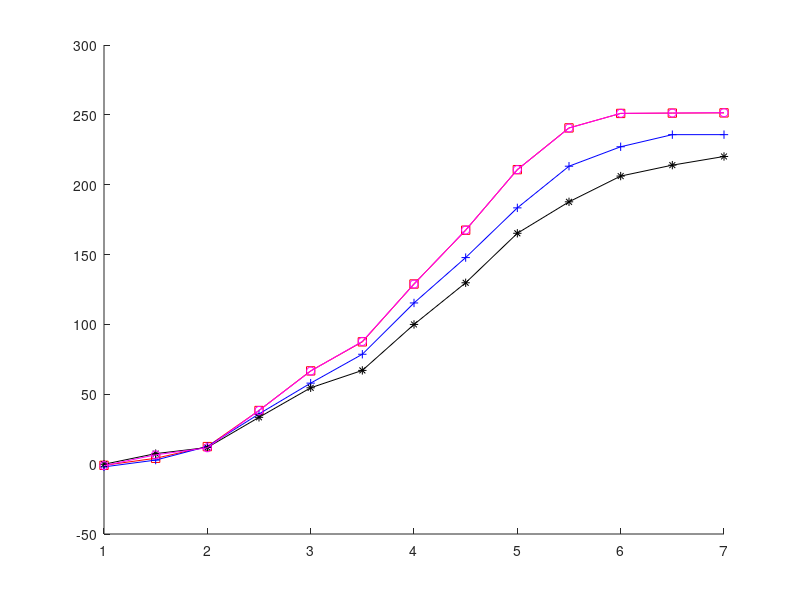

The MATLAB script that drew this image: (Note: this script raises an error after producing the figure.)


mm1=zeros(5,4);
mm2=zeros(5,4);
mm3=zeros(5,4);
mm4=zeros(5,4);
mm5=zeros(5,4);
mm6=zeros(5,4);
mm7=zeros(5,4);
mm8=zeros(5,4);
mm9=zeros(5,4);
mm10=zeros(5,4);
mm11=zeros(5,4);
mm12=zeros(5,4);
mm13=zeros(5,4);


mm1(1,:)=[ -0.67503 -2.2818  -2.4563  -2.2583];
mm2(1,:) =[  0.68628  -2.3269  10.485  11.569];
mm3(1,:) =[14.2452   14.2656   12.8505   13.4271];
mm4(1,:) =[38.2586   35.4161   34.7358   38.6286];
mm5(1,:) =[64.5761   53.5531   53.3826   64.3269];
mm6(1,:) =[85.2745   76.5619   66.5323   86.0105];
mm7(1,:) =[124.5263   110.1307   97.9565   124.1132];
mm8(1,:) =[167.9711   152.9445   134.634   168.1492];

mm9(1,:) =[208.5248   184.9013   167.0689   208.6464];

mm10(1,:) =[238.6307   213.8367   187.2211   238.8843];

mm11(1,:) =[254.1541   227.4504   216.7168   254.349];

mm12(1,:) =[254.4379   239.2982   225.1138   254.7466];

mm13(1,:) =[254.7369   237.6593   224.7277   254.7769];

mm1(2,:)=[-1.1258  -3.0096  -1.3466  -1.2922];
mm2(2,:)=[0.50002  0.13101  -1.1307  0.18267];
mm3(2,:)=[13.9857   13.892   13.1044   12.8947];
mm4(2,:)=[ 38.6009   36.5958   36.1094   38.5554];
mm5(2,:)=[ 65.3028   55.2821   54.9712   64.7654];
mm6(2,:)=[ 87.4952   80.0774   69.4864   87.4126];
mm7(2,:)=[125.1307   108.5119   102.3118   125.0535];
mm8(2,:)=[ 164.7224   145.6755   130.0951   164.8383];
mm9(2,:)=[ 211.9442   184.793   167.0481   211.3158];
mm10(2,:)=[ 239.0564   209.4729   187.3097   238.9041];
mm11(2,:)=[ 249.3003   234.5307   210.3785   248.9675];
mm12(2,:)=[ 249.3555   232.3311   213.8882   249.5218];
mm13(2,:)=[ 249.513   231.6025   231.8195   249.6062];


mm1(3,:)=[-1.4246   -1.6733   -1.8   0.1583];
mm2(3,:)=[ 8.4185   1.3583   6.6772   3.2808];
mm3(3,:)=[ 10.0349   11.1837   9.7061   9.2824];
mm4(3,:)=[ 39.4706   37.8479   32.8665   39.2871];
mm5(3,:)=[ 66.9636   56.597   52.364   66.6651];
mm6(3,:)=[ 89.0051   78.6628   67.8455   89.3013];
mm7(3,:)=[ 125.095   107.091   89.8355   125.2321];
mm8(3,:)=[ 170.9685   146.2433   132.2935   171.0287];
mm9(3,:)=[ 208.1327   181.8432   161.7265   208.2992];
mm10(3,:)=[ 238.4594   207.1968   183.7384   238.4229];
mm11(3,:)=[ 253.7311   226.0095   212.0124   253.6641];
mm12(3,:)=[ 253.9224   238.6979   217.9197   254.0353];
mm13(3,:)=[ 254.0092   238.8873   223.5437   254.3857];

mm1(4,:)=[ 1.6355   -0.24185   5.9097   1.1582];
mm2(4,:)=[ 11.2466   11.4628   12.1517   8.7224];
mm3(4,:)=[ 12.6372   12.0073   13.4246   12.6712];
mm4(4,:)=[ 41.1879   37.5928   35.4092   41.1396];
mm5(4,:)=[ 71.0005   64.4115   60.0799   71.4127];
mm6(4,:)=[ 88.335   76.3667   66.4955   88.6001];
mm7(4,:)=[ 135.8092   123.6372   105.0386   135.6804];
mm8(4,:)=[ 165.3816   144.6076   122.3887   165.3319];
mm9(4,:)=[ 213.437   176.2022   166.0786   213.6691];
mm10(4,:)=[ 240.9076   209.385   189.6289   240.7735];
mm11(4,:)=[ 247.3404   215.529   196.227   247.4438];
mm12(4,:)=[ 247.6718   228.1016   201.0414   247.6549];
mm13(4,:)=[ 247.7631   229.2925   204.256   247.8013];

mm1(5,:)=[ -2.5859   -2.5874   -0.74647   -3.0075];
mm2(5,:)=[ 0.14277   3.866   9.5327   9.5316];
mm3(5,:)=[ 11.912   11.7858   10.347   10.4018];
mm4(5,:)=[ 34.4414   32.2177   28.4289   34.3616];
mm5(5,:)=[ 65.9265   60.1003   52.4048   65.8986];
mm6(5,:)=[ 87.5663   81.6036   65.101   87.838];
mm7(5,:)=[ 134.1554   127.5002   104.8213   134.2293];
mm8(5,:)=[ 168.1877   149.7702   129.637   168.4418];
mm9(5,:)=[ 211.8636   189.4255   164.2759   212.007];
mm10(5,:)=[ 246.2844   226.3389   190.8686   245.6859];
mm11(5,:)=[ 250.5789   232.3105   195.5969   251.1344];
mm12(5,:)=[ 250.9388   240.7338   212.1083   250.5954];
mm13(5,:)=[ 251.0678   241.7618   216.724   251.1731];

m1=mean(mm1);
m2=mean(mm2);
m3=mean(mm3);
m4=mean(mm4);
m5=mean(mm5);
m6=mean(mm6);
m7=mean(mm7);
m8=mean(mm8);
m9=mean(mm9);
m10=mean(mm10);
m11=mean(mm11);
m12=mean(mm12);
m13=mean(mm13);



success_Gau=[m1(1) m2(1) m3(1) m4(1) m5(1) m6(1) m7(1) m8(1) m9(1) m10(1) m11(1) m12(1)  m13(1)];
success_RD=[m1(2) m2(2) m3(2) m4(2) m5(2) m6(2) m7(2) m8(2) m9(2) m10(2) m11(2) m12(2)  m13(2)];
success_RS=[m1(3) m2(3) m3(3) m4(3) m5(3) m6(3) m7(3) m8(3) m9(3) m10(3) m11(3) m12(3)  m13(3)];
success_GHM=[m1(4) m2(4) m3(4) m4(4) m5(4) m6(4) m7(4) m8(4) m9(4) m10(4) m11(4) m12(4)  m13(4)];



figure(2);hold on;
plot([1:0.5:7], [success_Gau'], '-rs');
plot([1:0.5:7], [success_RD'],'-b+');
plot([1:0.5:7], [success_RS'], '-k*');
plot([1:0.5:7], [success_GHM'], '-mo');

AXIS([1 7 -2 252]) 

grid
%success_Gauss
legend('Gaussian matrix', 'Random demodulator','Random sampling', 'Golay-paired Hadamard matrix');
%xlabel('Oversampling factor');
xlabel('Oversampling factor $\left(\frac{M}{2NWK}\right)$','FontName','Tahoma','Interpreter','LaTex');
ylabel('Recovery SNR (dB)','Interpreter','LaTex');